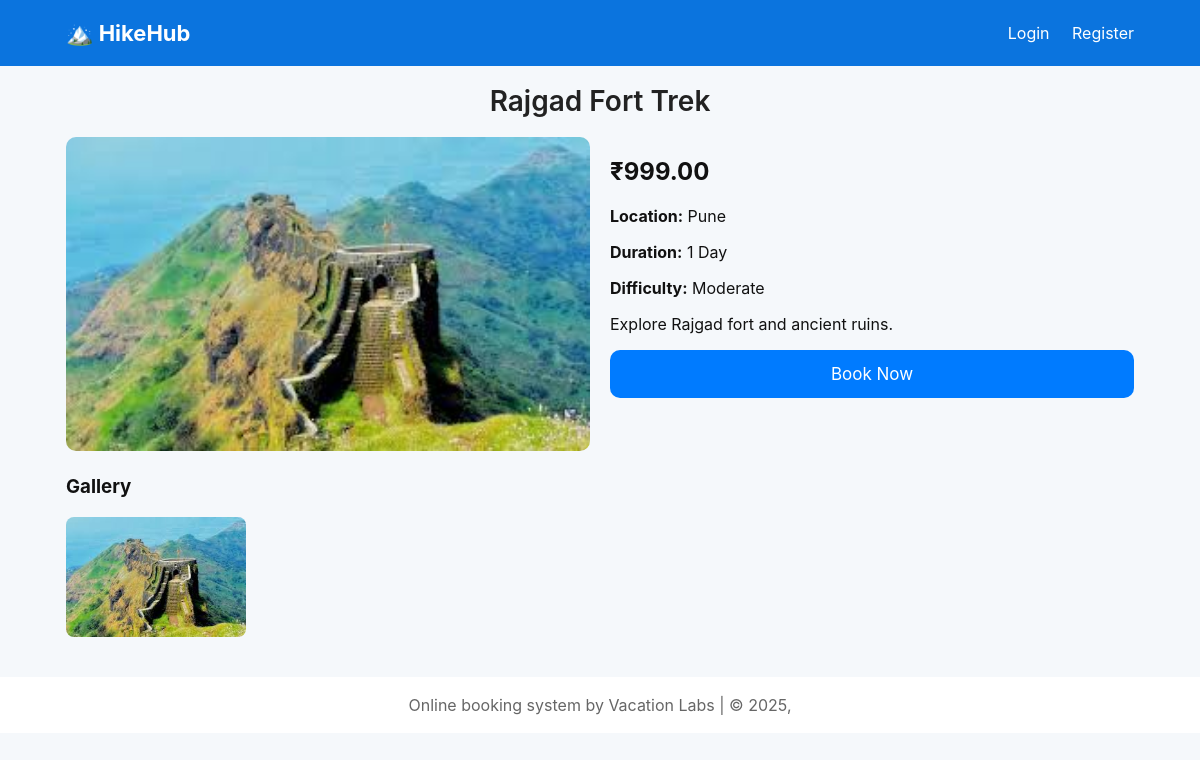
The page /trek.php?id=3 on the database its author committed.
### tables this page shows
CREATE TABLE treks (id INT AUTO_INCREMENT PRIMARY KEY, title VARCHAR(255) NOT NULL, slug VARCHAR(255) UNIQUE NOT NULL, short_desc VARCHAR(512), long_desc TEXT, price DECIMAL(10,2) NOT NULL, location VARCHAR(150), duration VARCHAR(50), difficulty ENUM('Easy','Moderate','Hard') DEFAULT 'Moderate', start_dates TEXT, seats INT DEFAULT 0, is_featured TINYINT(1) DEFAULT 0, created_at TIMESTAMP DEFAULT CURRENT_TIMESTAMP);

CREATE TABLE trek_images (id INT AUTO_INCREMENT PRIMARY KEY, trek_id INT NOT NULL, filename VARCHAR(255) NOT NULL, is_cover TINYINT(1) DEFAULT 0, FOREIGN KEY (trek_id) REFERENCES treks(id) ON DELETE CASCADE);

### trek.php (the view, shortened to what this page needs)
<?php
require 'db.php';
$id = intval($_GET['id'] ?? 0);
$stmt = $conn->prepare('SELECT * FROM treks WHERE id=?');
$stmt->bind_param('i',$id); $stmt->execute(); $trip = $stmt->get_result()->fetch_assoc();
$stmt = $conn->prepare('SELECT filename FROM trek_images WHERE trek_id=? ORDER BY is_cover DESC, id ASC');
$stmt->bind_param('i',$id); $stmt->execute(); $imgs = $stmt->get_result()->fetch_all(MYSQLI_ASSOC);
include 'header.php';
?>
<h1 style="margin-top:18px"><?=htmlspecialchars($trip['title'])?></h1>
<div style="display:flex;gap:20px;flex-wrap:wrap;margin-bottom:20px">
  <div style="flex:1;min-width:320px"><img src="images/<?=htmlspecialchars($imgs[0]['filename'] ?? 'trek_1.jpg')?>" style="width:100%;border-radius:10px"></div>
  <div style="flex:1;min-width:320px">
    <h2>₹<?=number_format($trip['price'],2)?></h2>
    <p><strong>Location:</strong> <?=htmlspecialchars($trip['location'])?></p>
    <p><strong>Duration:</strong> <?=htmlspecialchars($trip['duration'])?></p>
    <p><strong>Difficulty:</strong> <?=htmlspecialchars($trip['difficulty'])?></p>
    <p><?=nl2br(htmlspecialchars($trip['long_desc']))?></p>
    <a class="btn" href="book_form.php?trek_id=<?=$trip['id']?>">Book Now</a>
  </div>
</div>
<h3>Gallery</h3>
<div style="display:flex;gap:10px;flex-wrap:wrap">
  <?php foreach($imgs as $im): ?>
    <img src="images/<?=htmlspecialchars($im['filename'])?>" style="width:180px;height:120px;object-fit:cover;border-radius:8px">
  <?php endforeach; ?>
</div>
<?php include 'footer.php'; ?>

### styles.css (style rules this page uses)
:root { --accent:#0b74de;--muted:#6b7280 }
* { box-sizing:border-box }
body { font-family:Inter,system-ui,-apple-system,Segoe UI,Roboto,Arial;margin:0;background:#f5f8fb;color:#111 }
.btn { background:var(--accent);color:#fff;padding:8px 12px;border-radius:8px;text-decoration:none }
h1 { text-align: center; margin-top: 20px; font-size: 28px; color: #222; font-weight: 600; }
.btn { width: 100%; display: block; background: #007bff; color: #fff; padding: 14px; text-align: center; border: none; border-radius: 10px; font-size: 17px; cursor: pointer; margin-top: 12px; transition: 0.25s ease; }

### rows shown on the page
treks: title "Rajgad Fort Trek", price "999.00", location "Pune", duration "1 Day", difficulty "Moderate", long_desc "Explore Rajgad fort and ancient ruins."
trek_images: filename (picture)
